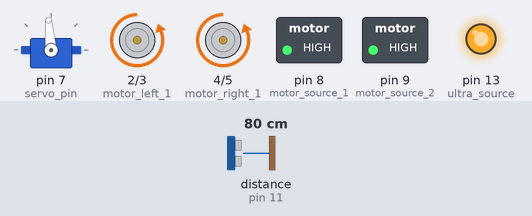
Bench run of a sketch on a simulated Arduino Uno, built with avr-gcc and run on an emulated ATmega328P. On the bench: servo, motor-driver pin pairs drawn as motors (green arrow = first pin HIGH = forward, orange = second pin HIGH = backward, longer = more drive), switched loads named in the sketch (green lamp = pin HIGH), output pins drawn as LEDs (lit = HIGH). Wiring (inferred from the names in the program): ultrasonic range finder: trigger pin 12; echo pin 11. The inputs (shaded band) are chosen by the test bench; at power-on: distance to the obstacle (sensor on pin 11) 80 cm. The echo pulse lasts 58.3 µs per cm; random numbers use the default seed unless the sketch sets one; pins used as bus, display or sensor lines are not drawn.

Above: at 1.2 s.
1.3 s: distance to the obstacle (sensor on pin 11) set to 35 cm
4.3 s: distance to the obstacle (sensor on pin 11) set to 27 cm
At 6.3 s:
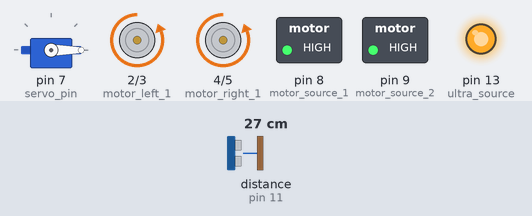
7.3 s: distance to the obstacle (sensor on pin 11) set to 60 cm
10.3 s: distance to the obstacle (sensor on pin 11) set to 2 cm
At 12.7 s:
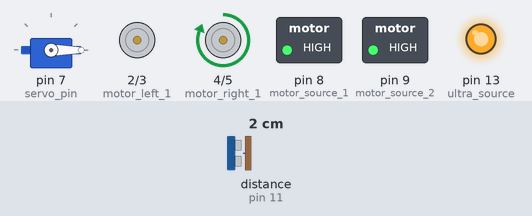
13.3 s: distance to the obstacle (sensor on pin 11) set to 120 cm
At 15.9 s:
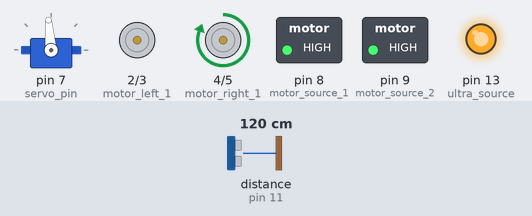
Timing chart, 0 to 17.3 s (numbered marks = the images above; inputs shaded):
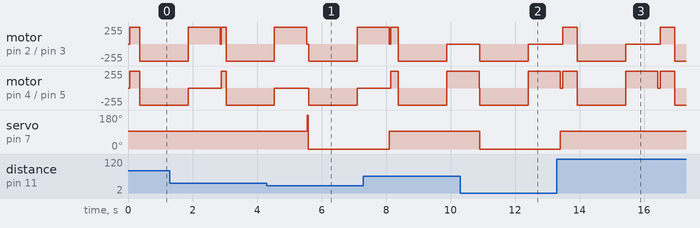

The sketch:

car_driver.ino
```cpp
#include<Servo.h>

const int motor_left_1 = 2;
const int motor_left_2 = 3;

const int motor_right_1 = 4;
const int motor_right_2 = 5;

const int motor_source_1 = 8;
const int motor_source_2 = 9;

const int ultra_echo = 11;
const int ultra_trig = 12;
const int ultra_source = 13;

const int servo_pin = 7;
Servo servo;
void setup(){
  // motor left
  pinMode(motor_left_1,OUTPUT);
  pinMode(motor_left_2, OUTPUT);
  // motor right
  pinMode(motor_right_1,OUTPUT);
  pinMode(motor_right_2,OUTPUT);

  // motor source
  pinMode(motor_source_1,OUTPUT);
  pinMode(motor_source_2,OUTPUT);
  analogWrite(motor_source_1,255);
  analogWrite(motor_source_2,255);

  // ultra_sonic
  pinMode(ultra_trig, OUTPUT);
  pinMode(ultra_echo, INPUT);
  pinMode(ultra_source, OUTPUT);
  analogWrite(ultra_source,255);

  // servo
  servo.write(95);
  servo.attach(servo_pin);

  Serial.begin(9600);
}

// See if there's obstacle close by
float get_distance(){
  digitalWrite(ultra_trig, HIGH);
  delayMicroseconds(10); /* fire! */
  digitalWrite(ultra_trig, LOW);
  long echoTime = pulseIn(ultra_echo, HIGH);
  float distance_mm = echoTime*0.343/2;
  return distance_mm;
}

// Turn the ultra sonic sensor to look
// at a direction--front/left/right
int look_around(char dir){

  if(dir == 'l'){
    servo.write(0);
  }
  else if (dir =='r'){
    servo.write(180);
  }
  else if (dir =='f'){
    servo.write(95);
  }

 float distance = 0.0;
 const int average_over = 10;
 for(auto iter = 0; iter < average_over; ++iter){
  distance += get_distance();
 }

 return (distance/average_over);
}

void stop_drive(){
  digitalWrite(motor_left_1,LOW);
  digitalWrite(motor_left_2,LOW);
  digitalWrite(motor_right_1,LOW);
  digitalWrite(motor_right_2,LOW);
}
void drive(char dir){
  if(dir == 'f'){
    digitalWrite(motor_left_1,HIGH);
    digitalWrite(motor_left_2,LOW);
    digitalWrite(motor_right_1,HIGH);
    digitalWrite(motor_right_2,LOW);
  }
  else if(dir == 'r'){
    digitalWrite(motor_left_1,HIGH);
    digitalWrite(motor_left_2,LOW);
  }
  else if(dir == 'l'){
    digitalWrite(motor_right_1,HIGH);
    digitalWrite(motor_right_2,LOW);
  }
  else if(dir == 'b'){
    digitalWrite(motor_left_1,LOW);
    digitalWrite(motor_left_2,HIGH);
    digitalWrite(motor_right_1,LOW);
    digitalWrite(motor_right_2,HIGH);
  }
}

// get a random direction to turn:
// either left or right
char get_random_dir(){
  int num = random(0,2);
  if(num){
    return 'r';
  }
  return 'l';
}

int moved_forward = 0;
int saved_start_distance = 0;
void loop(){

  auto start_distance = look_around('f');

  if(start_distance > 300){
    drive('f');
    if(moved_forward == 0){
      saved_start_distance = start_distance;
    }
    moved_forward +=1;
  }
  else{
   stop_drive();
   moved_forward = 0;
   if(look_around('r') > 300){
    drive('r');
    delay(1200);
    stop_drive();
   }
   else if(look_around('l') > 300){
    drive('l');
    delay(1200);
    stop_drive();;
   }
   else{
    drive('b');
    delay(1500);
    stop_drive();
    drive(get_random_dir());
    delay(1000);
    stop_drive();
   }
  }

  if(moved_forward > 5){
    auto moving_distance = look_around('f');
    auto distance_diff =  saved_start_distance - moving_distance;

    // if the moving distance does not differ greater than 6 from the starting distance;
    // backup, it is stuck.
    if (distance_diff < 6){
      drive('b');
      delay(1500);
      stop_drive();
      drive(get_random_dir());
      delay(1000);
      stop_drive();
    }
    moved_forward = 0;
 }
}
```

Measured:
- the behaviour switches between 31 and 30 cm on distance to the obstacle (sensor on pin 11) (found by bisection; images 0 and 1)
- after the input at 4.3 s, servo on pin 7 (servo_pin): 95° → 0° after 1.3 s
- after the input at 10.3 s, servo on pin 7 (servo_pin): 95° → 0° after 0.60 s
- after the input at 13.3 s, servo on pin 7 (servo_pin): 0° → 95° after 0.10 s
